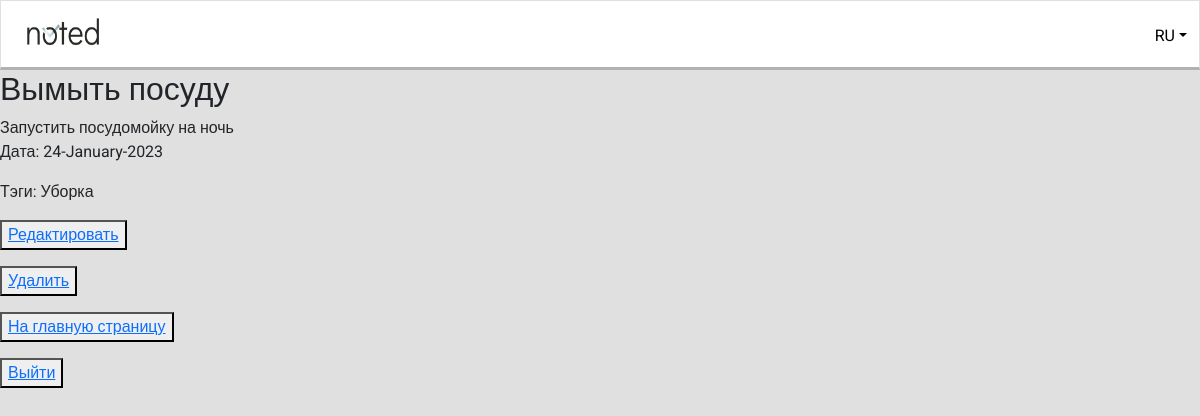
/main/13, run on the app's committed database.
### notes/models.py (models this page shows, shortened)
class Note(models.Model):
    LOW = 0
    NORMAL = 1
    HIGH = 2
    PRIORITIES = [
        (LOW, 'Low'),
        (NORMAL, 'Normal'),
        (HIGH, 'High'),
    ]
    note_title = models.CharField(max_length=250)
    note_text = models.TextField()
    note_priority = models.IntegerField(choices=PRIORITIES, default=0)
    note_time = models.DateField(blank=True)
    note_author = models.ForeignKey(User, on_delete=models.CASCADE)
    tags = models.ManyToManyField(Tag)

class Tag(models.Model):
    name = models.CharField(max_length=30)

### notes/views.py (the view)
# urls.py: path('<int:pk>', NoteDetail.as_view(), name='note_detail'),
class NoteDetail(DetailView):
    model = Note
    template_name = 'note.html'
    context_object_name = 'note'

### templates/note.html (shortened to what this page needs)
{% extends 'default.html' %}
{% block content %}
<h2>{{ note.note_title }}</h2>
{{ note.note_text }}
<p>Дата: {{ note.note_time|date:'d-F-Y' }}</p>
<p>Тэги: {% for tag in note.tags.all %}
        {{ tag.name|title }}
        {% endfor %}</p>
<p><button> <a href="{% url 'note_edit' note.id %}">Редактировать</a> </button></p>
<p><button><a href="{% url 'note_delete' note.id %}"><u> Удалить </u></a></button></p>
<p><button> <a href="{% url 'main' %}">На главную страницу</a> </button></p>
<p><button> <a href="{% url 'logout' %}">Выйти</a> </button></p>
{% endblock content %}

### static/css/styles.css (style rules this page uses)
body { font-family: 'Roboto', sans-serif; background: #E0E0E0; }

### data on the page
Note: note_title "Вымыть посуду", note_text "Запустить посудомойку на ночь", note_time "24-January-2023"
Tag: name "Уборка"
